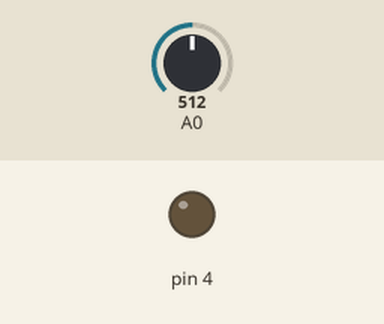
Bench run of a sketch on a simulated Arduino Uno, built with avr-gcc and run on an emulated ATmega328P. Parts: output pins drawn as LEDs (lit = HIGH). Inputs (shaded band) come from the test bench; at power-on: A0 = 512.

Above: at 1.2 s.
1.3 s: A0 set to 597
2.8 s: A0 set to 622
At 3.8 s:
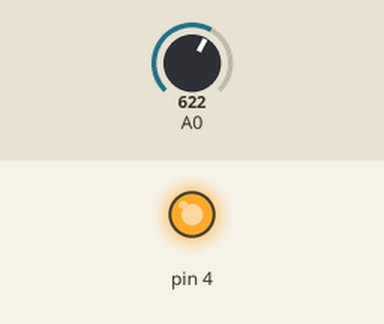
4.3 s: A0 set to 511
At 5.0 s:
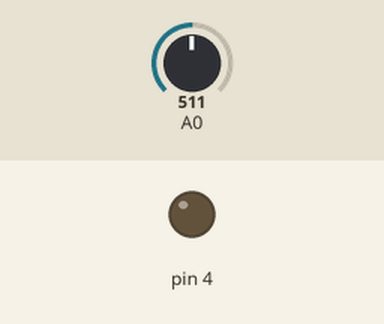
5.8 s: A0 set to 716
At 6.1 s:
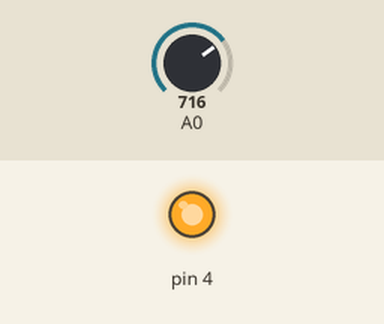
Timing chart, 0 to 8.3 s (numbered marks = the images above; inputs shaded):
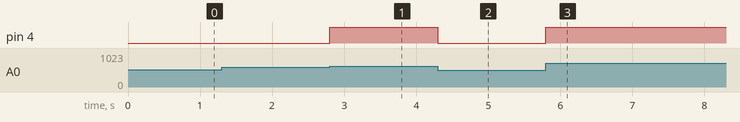

Measured:
- the behaviour switches between 606 and 607 on A0 (found by bisection; images 0 and 1)
- after the input at 1.3 s, every drawn part: stays the same
- after the input at 2.8 s, pin 4: LOW → HIGH at once
- after the input at 4.3 s, pin 4: HIGH → LOW at once
- after the input at 5.8 s, pin 4: LOW → HIGH at once

The sketch:

relay.ino
```cpp
int offset = 20;

void setup() {
pinMode(A0, INPUT);
pinMode(4, OUTPUT);

Serial.begin(9600);

}

void loop() {

int volt = analogRead(A0);
double voltage = map (volt,0,1023,0,2500) + offset;

voltage /=100;

if ( voltage > 15 ) {
  digitalWrite(4, HIGH);
} else {
  digitalWrite(4, LOW);
}
}
```
